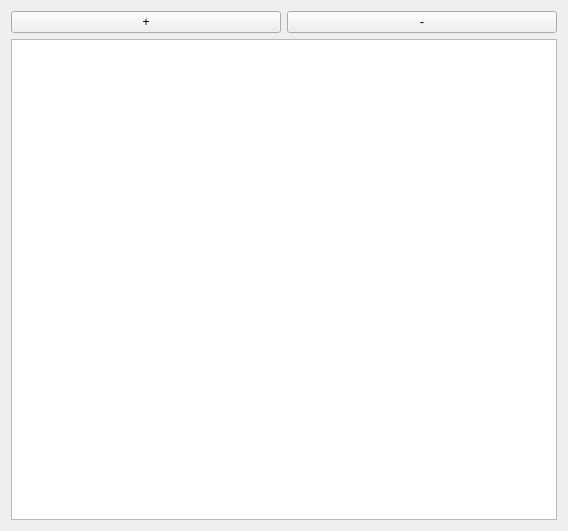
             <widget class="QWidget" name="steelScrollContents">
              <property name="geometry">
               <rect>
                <x>0</x>
                <y>0</y>
                <width>568</width>
                <height>531</height>
               </rect>
              </property>
              <layout class="QGridLayout" name="gridLayout_28">
               <item row="0" column="0">
                <widget class="QSplitter" name="steelSplitter">
                 <property name="orientation">
                  <enum>Qt::Horizontal</enum>
                 </property>
                 <widget class="QWidget" name="layoutWidget">
                  <layout class="QGridLayout" name="sectionSteelTableViewGridLayout">
                   <item row="0" column="0">
                    <widget class="QPushButton" name="addSectionSteelPButton">
                     <property name="text">
                      <string>+</string>
                     </property>
                    </widget>
                   </item>
                   <item row="0" column="1">
                    <widget class="QPushButton" name="removeSectionSteelPButton">
                     <property name="text">
                      <string>-</string>
                     </property>
                    </widget>
                   </item>
                   <item row="1" column="0" colspan="2">
                    <widget class="QTableView" name="sectionsSteelTableView"/>
                   </item>
                  </layout>
                 </widget>
                </widget>
               </item>
              </layout>
             </widget>
